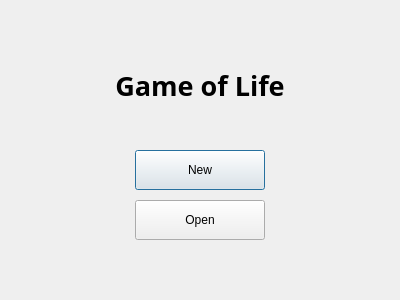
<?xml version="1.0" encoding="UTF-8"?>
<ui version="4.0">
 <class>InitialView</class>
 <widget class="QDialog" name="InitialView">
  <property name="geometry">
   <rect>
    <x>0</x>
    <y>0</y>
    <width>400</width>
    <height>300</height>
   </rect>
  </property>
  <property name="minimumSize">
   <size>
    <width>400</width>
    <height>300</height>
   </size>
  </property>
  <property name="maximumSize">
   <size>
    <width>400</width>
    <height>300</height>
   </size>
  </property>
  <property name="windowTitle">
   <string>Game of Life</string>
  </property>
  <widget class="QLabel" name="label">
   <property name="geometry">
    <rect>
     <x>75</x>
     <y>60</y>
     <width>250</width>
     <height>50</height>
    </rect>
   </property>
   <property name="font">
    <font>
     <family>나눔바른고딕</family>
     <pointsize>20</pointsize>
     <weight>75</weight>
     <bold>true</bold>
    </font>
   </property>
   <property name="text">
    <string>Game of Life</string>
   </property>
   <property name="alignment">
    <set>Qt::AlignCenter</set>
   </property>
  </widget>
  <widget class="QPushButton" name="newButton">
   <property name="geometry">
    <rect>
     <x>135</x>
     <y>150</y>
     <width>130</width>
     <height>40</height>
    </rect>
   </property>
   <property name="text">
    <string>New</string>
   </property>
  </widget>
  <widget class="QPushButton" name="openButton">
   <property name="geometry">
    <rect>
     <x>135</x>
     <y>200</y>
     <width>130</width>
     <height>40</height>
    </rect>
   </property>
   <property name="text">
    <string>Open</string>
   </property>
  </widget>
 </widget>
 <layoutdefault spacing="6" margin="11"/>
 <resources/>
 <connections/>
</ui>
